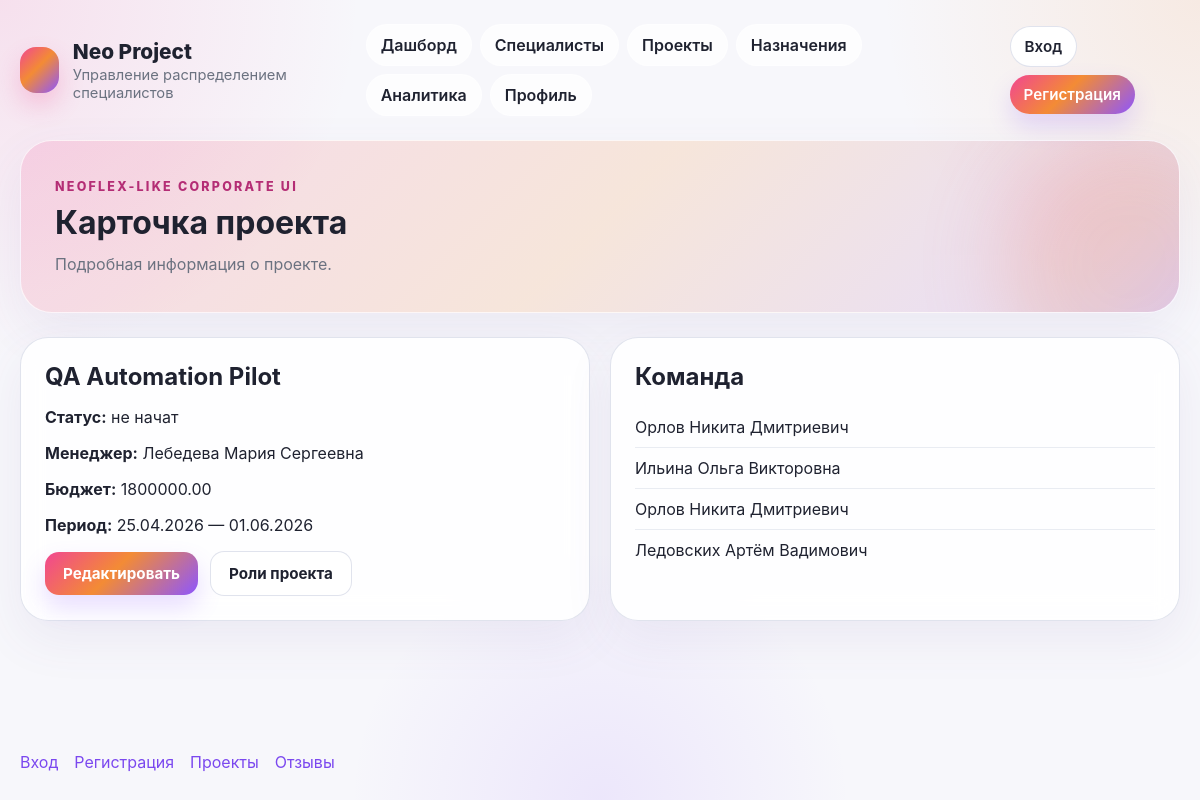
/projects/3/, run on the app's committed database.
### db/models.py (models this page shows, shortened)
class Project(models.Model):
    name = models.CharField(max_length=255)
    description = models.TextField()
    start_date = models.DateField()
    end_date = models.DateField(null=True, blank=True)
    budget = models.DecimalField(max_digits=12, decimal_places=2)
    expected_result = models.TextField()
    manager = models.ForeignKey(
        User,
        on_delete=models.RESTRICT,
        related_name="managed_projects",
        limit_choices_to={"role": Role.PROJECT_MANAGER},
    )
    status = models.CharField(max_length=50, choices=ProjectStatus.choices, db_index=True)
    class Meta:
        db_table = "projects"
        constraints = [
            models.CheckConstraint(
                check=Q(budget__gte=0),
                name="chk_projects_budget",
            ),
            models.CheckConstraint(
                check=Q(end_date__isnull=True) | Q(end_date__gte=F("start_date")),
                name="chk_projects_dates",
            ),
        ]

### api/views.py (the view)
# urls.py: path('projects/<int:pk>/', views.project_detail_view, name='project_detail'),
def project_detail_view(request, pk):
    project_obj = get_object_or_404(Project.objects.select_related("manager"), pk=pk)
    project = {
        "id": project_obj.id,
        "name": project_obj.name,
        "status": project_obj.status,
        "manager": _full_name(project_obj.manager),
        "budget": project_obj.budget,
        "period": f"{project_obj.start_date:%d.%m.%Y} — {project_obj.end_date:%d.%m.%Y}" if project_obj.end_date else f"{project_obj.start_date:%d.%m.%Y} — ?",
        "team": [_full_name(item.user) for item in project_obj.assignments.select_related("user").all()],
    }
    return _page(request, "pages/project_detail.html", "Карточка проекта", "Подробная информация о проекте.", project=project)

### api/views.py (called while the page is built)
def _full_name(user: User) -> str:
    return " ".join(part for part in [user.last_name, user.first_name, user.middle_name] if part)

def _current_user(request):
    user_id = request.session.get("api_user_id")
    if not user_id:
        return None
    return User.objects.filter(pk=user_id).first()

def _page(request, template_name, page_title, page_description, **context):
    context.update({
        'page_title': page_title,
        'page_description': page_description,
        'current_user': _current_user(request),
    })
    return render(request, template_name, context)

### templates/pages/project_detail.html
{% extends 'base.html' %}
{% block content %}
<section class="content-grid two-columns">
    <article class="card">
        <h2>{{ project.name }}</h2>
        <p><strong>Статус:</strong> {{ project.status }}</p>
        <p><strong>Менеджер:</strong> {{ project.manager }}</p>
        <p><strong>Бюджет:</strong> {{ project.budget }}</p>
        <p><strong>Период:</strong> {{ project.period }}</p>
        <div class="action-row">
            <a class="btn-primary" href="{% url 'app:project_edit' project.id %}">Редактировать</a>
            <a class="btn-secondary" href="{% url 'app:project_roles' project.id %}">Роли проекта</a>
        </div>
    </article>
    <article class="card">
        <h2>Команда</h2>
        <ul class="clean-list">
            {% for member in project.team %}<li>{{ member }}</li>{% endfor %}
        </ul>
    </article>
</section>
{% endblock %}

### static/css/style.css (style rules this page uses)
:root { --bg: #f7f7fb; --surface: rgba(255, 255, 255, 0.88); --surface-strong: #ffffff; --text: #1f2230; --muted: #6b7280; --border: rgba(219, 223, 234, 0.85); --shadow: 0 18px 50px rgba(97, 74, 150, 0.08); --gradient: linear-gradient(135deg, #f14692 0%, #f38b35 45%, #8d56ff 100%); --gradient-soft: linear-gradient(135deg, rgba(241, 70, 146, 0.16), rgba(243, 139, 53, 0.16), rgba(141, 86, 255, 0.16)); }
* { box-sizing: border-box; }
body { margin: 0; font-family: Inter, Arial, sans-serif; color: var(--text); background: radial-gradient(circle at top left, rgba(241, 70, 146, 0.13), transparent 25%), radial-gradient(circle at top right, rgba(243, 139, 53, 0.12), transparent 22%), radial-gradient(circle at bottom center, rgba(141, 86, 255, 0.1), transparent 25%), var(--bg); }
a { color: #7b48ef; text-decoration: none; }
.card { background: var(--surface); border: 1px solid var(--border); border-radius: 28px; box-shadow: var(--shadow); padding: 24px; backdrop-filter: blur(12px); }
.card h2 { margin-top: 0; margin-bottom: 16px; }
.stats-grid, .content-grid { display: grid; gap: 20px; margin-bottom: 24px; }
.two-columns { grid-template-columns: repeat(2, minmax(0, 1fr)); }
.btn-primary, .btn-secondary, button { border: none; cursor: pointer; border-radius: 14px; padding: 12px 18px; font-weight: 700; font-size: 0.95rem; }
.btn-primary { background: var(--gradient); color: white; box-shadow: 0 12px 24px rgba(141, 86, 255, 0.2); }
.btn-secondary { background: white; color: var(--text); border: 1px solid var(--border); }
.action-row { display: flex; gap: 12px; flex-wrap: wrap; align-items: center; }
.clean-list { list-style: none; padding: 0; margin: 0; }
.clean-list li { padding: 10px 0; border-bottom: 1px solid rgba(219, 223, 234, 0.6); }
.clean-list li:last-child { border-bottom: none; }

### data on the page
Project: name "QA Automation Pilot", status "не начат", budget "1800000.00"

### other printed values
{{ page_title }} "Карточка проекта"
{{ page_description }} "Подробная информация о проекте."
{{ project.manager }} "Лебедева Мария Сергеевна"
{{ project.period }} "25.04.2026 — 01.06.2026"
{{ member }} "Орлов Никита Дмитриевич" "Ильина Ольга Викторовна" "Орлов Никита Дмитриевич" "Ледовских Артём Вадимович"
